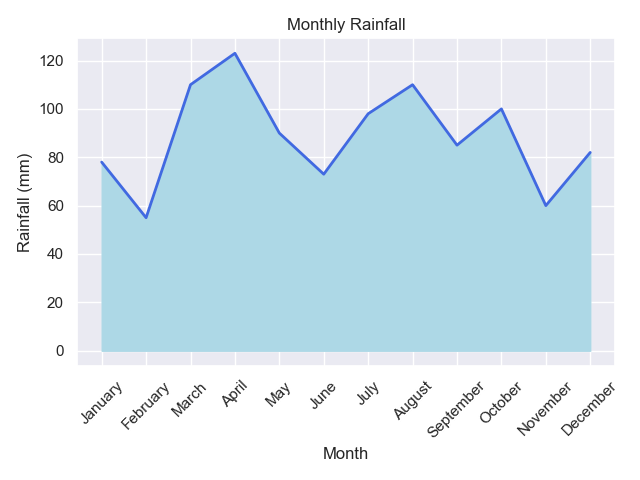

The Python source for this figure:

import pandas as pd
import seaborn as sns
import matplotlib.pyplot as plt

# Given chart table data
data = [
    {'Month': 'January', ' Rainfall (mm)': 78}, 
    {'Month': 'February', ' Rainfall (mm)': 55}, 
    {'Month': 'March', ' Rainfall (mm)': 110}, 
    {'Month': 'April', ' Rainfall (mm)': 123}, 
    {'Month': 'May', ' Rainfall (mm)': 90}, 
    {'Month': 'June', ' Rainfall (mm)': 73}, 
    {'Month': 'July', ' Rainfall (mm)': 98}, 
    {'Month': 'August', ' Rainfall (mm)': 110}, 
    {'Month': 'September', ' Rainfall (mm)': 85}, 
    {'Month': 'October', ' Rainfall (mm)': 100}, 
    {'Month': 'November', ' Rainfall (mm)': 60}, 
    {'Month': 'December', ' Rainfall (mm)': 82}
]

# Convert the data to a pandas DataFrame
df = pd.DataFrame(data)

# Convert 'Month' to a categorical type and order it correctly
ordering = ['January', 'February', 'March', 'April', 'May', 'June', 
            'July', 'August', 'September', 'October', 'November', 'December']
df['Month'] = pd.Categorical(df['Month'], categories=ordering, ordered=True)

# Sort the DataFrame based on 'Month'
df.sort_values(by='Month', inplace=True)

# Seaborn style
sns.set_theme(style='darkgrid')

# Plotting with seaborn for styling
fig, ax = plt.subplots()
sns.lineplot(data=df, x='Month', y=' Rainfall (mm)', ax=ax, color='royalblue', lw=2)

# Filling the area under the plot with matplotlib's fill_between
ax.fill_between(df['Month'], df[' Rainfall (mm)'], color='lightblue')

# Customize the plot with labels, title and a grid
ax.set_xlabel('Month')
ax.set_ylabel('Rainfall (mm)')
ax.set_title('Monthly Rainfall')
plt.xticks(rotation=45)  # Rotate x-axis labels for better readability

# Show the plot
plt.tight_layout()  # Adjust subplots to fit the figure area.
plt.show()
